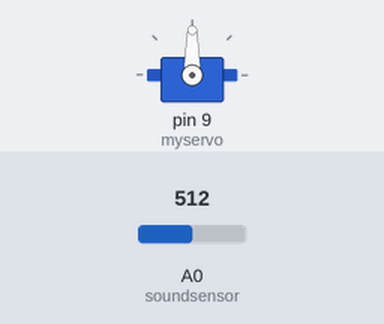
Simulated run of this sketch. Board: Arduino Uno, built with avr-gcc and run on an emulated ATmega328P. Shown: servo. The test bench sets the inputs (shaded band); at power-on: A0 (soundsensor) = 512. What the sketch prints to the serial monitor is not drawn.

Above: at 0.1 s.
At 1.1 s:
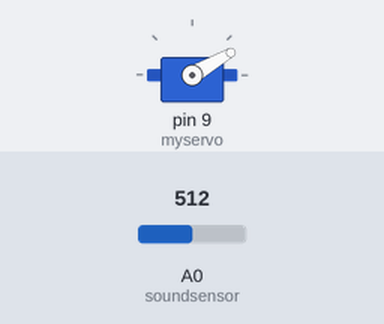
Timing chart, 0 to 2.6 s (numbered marks = the images above):
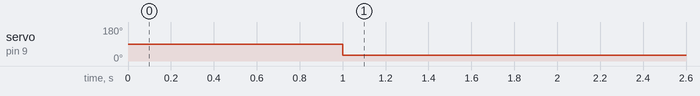

The sketch:

Microphone_OBS.ino
```cpp
int soundsensor = A0;
#include <Servo.h>
Servo myservo;

void setup() {

  pinMode (soundsensor, INPUT);

  myservo.attach(9);

  Serial.begin(9600);

}

void loop() {
  int statusSensor = analogRead(soundsensor);

  Serial.println(statusSensor);

  delay(1000);

  if(statusSensor > 190) {

    myservo.write(30);
    delay(3000);
  }
  else{
    myservo.write(90);
  }
}
```

Measured:
- by itself, servo on pin 9 (myservo): 90° → 30° at 1.0 s
